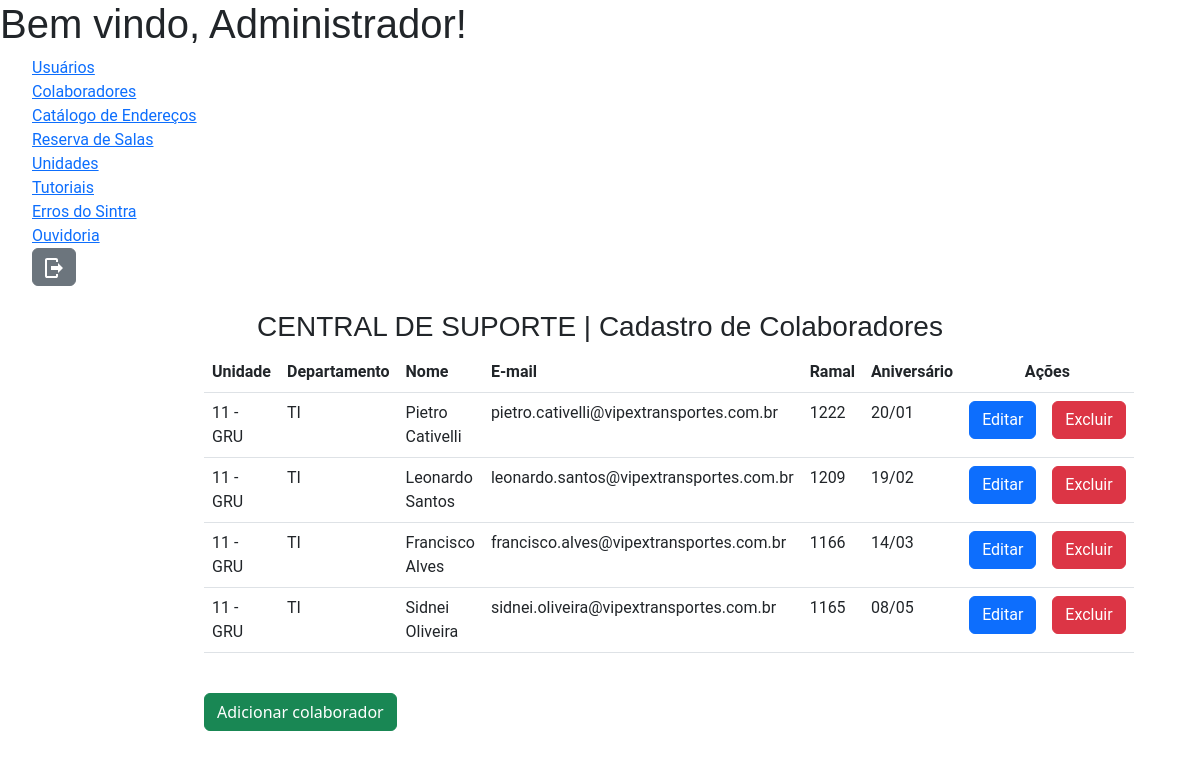
The app's page /admin/pages/colab-list.php (signed in) with its own data.
### tables this page shows
CREATE TABLE `usuarios` (
  `id` int(11) NOT NULL,
  `username` varchar(255) NOT NULL,
  `login` varchar(255) NOT NULL,
  `email` varchar(255) NOT NULL,
  `password` varchar(32) NOT NULL,
  `profile` varchar(255) DEFAULT 'user'
);

CREATE TABLE `colaboradores` (
  `id` int(11) NOT NULL,
  `fullname` varchar(150) NOT NULL,
  `department` varchar(20) NOT NULL,
  `email` varchar(100) NOT NULL,
  `phone` int(15) NOT NULL,
  `company` varchar(10) NOT NULL,
  `birth` date NOT NULL
);

### admin/pages/colab-list.php (the view, shortened to what this page needs)
<?php
    include_once '../php_action/db_connect.php';
    $id = $_SESSION['id_usuario'];
    $sql = "SELECT * FROM usuarios WHERE id = '$id'";
    $resultado = mysqli_query($connect, $sql);
    $dados = mysqli_fetch_array($resultado);
    include_once '../includes/header.php';
?>
    <div class="row no-gutters mt-4">
        <div class="col-12 col-md-8 offset-md-2">
            <h3 class="text-center">CENTRAL DE SUPORTE | Cadastro de Colaboradores</h3>
            <table class="table">
                <thead class="thead-dark">
                    <tr>
                        <th>Unidade</th>
                        <th>Departamento</th>
                        <th>Nome</th>
                        <th>E-mail</th>
                        <th>Ramal</th>
                        <th>Aniversário</th>
                        <th class="text-center" colspan="2">Ações</th>
                    </tr>
                </thead>
                <tbody>
                    <?php
                        $sql = "SELECT * FROM colaboradores";
                        $resultado = mysqli_query($connect, $sql);
                        if(mysqli_num_rows($resultado) > 0):
                        while($dados = mysqli_fetch_array($resultado)):
                    ?>
                    <tr>
                        <td><?php echo $dados['company']; ?></td>
                        <td><?php echo $dados['department']; ?></td>
                        <td><?php echo $dados['fullname']; ?></td>
                        <td><?php echo $dados['email']; ?></td>
                        <td><?php echo $dados['phone']; ?></td>
                        <td><?php echo date('d/m', strtotime($dados['birth'])) ?></td>
                        <td><a href="colab-edit.php?id=<?php echo $dados['id']; ?>" class="btn btn-primary">Editar</a></td>
                        <td><a data-bs-toggle="modal" data-bs-target="#deleteModal<?php echo $dados['id']; ?>" class="btn btn-danger">Excluir</a></td>
                    </tr>
                    <?php
                        endwhile;
                    else : ?>
                        <tr>
                            <td colspan="8" class="text-center">Não existem dados para serem exibidos!</td>
                        </tr>
                    <?php
                        endif;
                    ?>
                </tbody>
            </table>
            <br>
            <a href="colab-add.php" class="btn btn-success">Adicionar colaborador</a>
        </div>
    </div>
<?php
    include_once '../includes/footer.php';
?>

### admin/includes/header.php (shortened to what this page needs)
<!DOCTYPE html>
<html lang="pt-br">
<head>
    <link rel="stylesheet" href="../assets/css/style.css">
    <link href="https://cdn.jsdelivr.net/npm/bootstrap@5.2.2/dist/css/bootstrap.min.css" rel="stylesheet">
</head>
<body>
<h1>Bem vindo, <?php echo $dados['username']; ?>!</h1>
<nav class="admin-nav">
    <ul class="admin-nav-list">
        <li class="admin-nav-item"><a href="users-list.php">Usuários</a></li>
        <li class="admin-nav-item"><a href="colab-list.php">Colaboradores</a></li>
        <li class="admin-nav-item"><a href="catend-list.php">Catálogo de Endereços</a></li>
        <li class="admin-nav-item"><a href="#">Reserva de Salas</a></li>
        <li class="admin-nav-item"><a href="company-list.php">Unidades</a></li>
        <li class="admin-nav-item"><a href="tutorials-list.php">Tutoriais</a></li>
        <li class="admin-nav-item"><a href="errors-list.php">Erros do Sintra</a></li>
        <li class="admin-nav-item"><a href="ouvid-list.php">Ouvidoria</a></li>
        <li class="admin-nav-item">
            <a href="../logout.php">
                <button class="btn btn-secondary">
                    <img src="../assets/images/icon-logout.svg" alt="">
                </button>
            </a>
        </li>
    </ul>
</nav>

### assets/css/style.css (style rules this page uses)
h1, h2, h3, h4, h5, h6 { font-family: 'Ubuntu', sans-serif; }
p, li, span, a, th, td { font-family: 'Roboto', sans-serif; }
* { padding: 0; margin: 0; }
ul { list-style: none; }

### records on screen
usuarios: username "Administrador"
colaboradores: company "11 - GRU", department "TI", fullname "Pietro Cativelli", email "pietro.cativelli@vipextransportes.com.br", phone "1222", birth "20/01"
colaboradores: company "11 - GRU", department "TI", fullname "Leonardo Santos", email "leonardo.santos@vipextransportes.com.br", phone "1209", birth "19/02"
colaboradores: company "11 - GRU", department "TI", fullname "Francisco Alves", email "francisco.alves@vipextransportes.com.br", phone "1166", birth "14/03"
colaboradores: company "11 - GRU", department "TI", fullname "Sidnei Oliveira", email "sidnei.oliveira@vipextransportes.com.br", phone "1165", birth "08/05"
